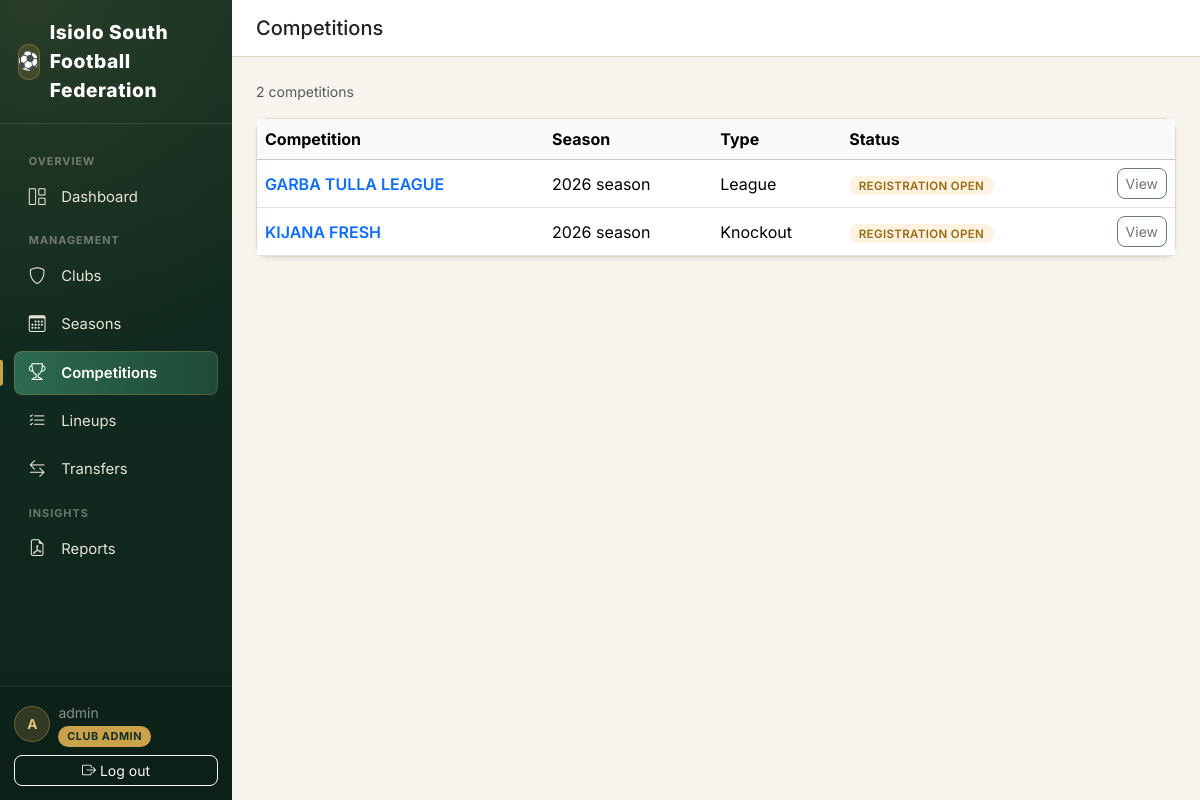
The app's page /competitions/ (signed in) with its own data.
### accounts/models.py (models this page shows, shortened)
class CustomUser(AbstractUser):
    class Role(models.TextChoices):
        SUPER_ADMIN = "SUPER_ADMIN", "Super Admin"
        SUBCOUNTY_ADMIN = "SUBCOUNTY_ADMIN", "Sub-County Admin"
        CLUB_ADMIN = "CLUB_ADMIN", "Club Admin"
        REFEREE = "REFEREE", "Referee"
    role = models.CharField(
        max_length=20,
        choices=Role.choices,
        default=Role.CLUB_ADMIN,
        help_text="Determines what this user can see and do in FCMS.",
    )
    phone_number = models.CharField(max_length=20, blank=True)
    club = models.ForeignKey(
        "clubs.Club",
        on_delete=models.SET_NULL,
        null=True,
        blank=True,
        related_name="admins",
        help_text="Only set for Club Admin role.",
    )
    @property
    def is_super_admin(self):
        return self.role == self.Role.SUPER_ADMIN
    @property
    def is_subcounty_admin(self):
        return self.role == self.Role.SUBCOUNTY_ADMIN

### competitions/models.py (models this page shows, shortened)
class Competition(models.Model):
    class CompetitionType(models.TextChoices):
        LEAGUE = "LEAGUE", "League"
        KNOCKOUT = "KNOCKOUT", "Knockout"
        GROUP_KNOCKOUT = "GROUP_KNOCKOUT", "Group + Knockout"
        FRIENDLY = "FRIENDLY", "Friendly"
    class Status(models.TextChoices):
        DRAFT = "DRAFT", "Draft"
        REGISTRATION = "REGISTRATION", "Registration Open"
        ONGOING = "ONGOING", "Ongoing"
        COMPLETED = "COMPLETED", "Completed"
    season = models.ForeignKey(Season, on_delete=models.CASCADE, related_name="competitions")
    name = models.CharField(max_length=150, help_text='e.g. "Garbatulla Sub-County League"')
    competition_type = models.CharField(max_length=20, choices=CompetitionType.choices)
    status = models.CharField(max_length=20, choices=Status.choices, default=Status.DRAFT)
    double_round_robin = models.BooleanField(
        default=False,
        help_text="League only: teams play each other twice (home & away) instead of once.",
    )
    points_win = models.PositiveSmallIntegerField(default=3)
    points_draw = models.PositiveSmallIntegerField(default=1)
    points_loss = models.PositiveSmallIntegerField(default=0)
    two_legged_ties = models.BooleanField(
        default=False, help_text="Knockout only: each tie is played home & away (aggregate score)."
    )
    extra_time_enabled = models.BooleanField(default=True, help_text="Knockout only.")
    penalties_enabled = models.BooleanField(
        default=True, help_text="Knockout only: penalty shootout if still level after extra time."
    )
    has_third_place_playoff = models.BooleanField(default=False, help_text="Knockout only.")
    teams_qualifying_per_group = models.PositiveSmallIntegerField(
        default=2,
        help_text="Group + Knockout only: how many teams from each group advance to the knockout stage.",
    )
    created_at = models.DateTimeField(auto_now_add=True)
    class Meta:
        ordering = ["-created_at"]
        unique_together = ("season", "name")

### seasons/models.py (models this page shows, shortened)
class Season(models.Model):
    name = models.CharField(max_length=100, unique=True, help_text='e.g. "2026 Season"')
    start_date = models.DateField()
    end_date = models.DateField(null=True, blank=True)
    is_active = models.BooleanField(
        default=False,
        help_text="Only one season should be active at a time. Used as the default for new fixtures/dashboards.",
    )
    created_at = models.DateTimeField(auto_now_add=True)
    class Meta:
        ordering = ["-start_date"]

### competitions/views.py (the view)
# urls.py: path("", views.competition_list, name="list"),
@login_required
def competition_list(request):
    competitions = Competition.objects.select_related("season").all()
    return render(request, "competitions/competition_list.html", {"competitions": competitions})

### competitions/templates/competitions/competition_list.html (shortened to what this page needs)
{% extends "base.html" %}
{% block page_title %}Competitions{% endblock %}
{% block content %}
<div class="d-flex justify-content-between align-items-center mb-3">
    <div class="text-muted small">{{ competitions|length }} competition{{ competitions|length|pluralize }}</div>
</div>
{% if competitions %}
<div class="card shadow-sm">
    <table class="table table-hover align-middle mb-0">
        <thead class="table-light">
            <tr>
                <th>Competition</th>
                <th>Season</th>
                <th>Type</th>
                <th>Status</th>
                <th></th>
            </tr>
        </thead>
        <tbody>
        {% for comp in competitions %}
            <tr>
                <td><a href="{% url 'competitions:detail' comp.pk %}" class="text-decoration-none fw-semibold">{{ comp.name }}</a></td>
                <td>{{ comp.season.name }}</td>
                <td>{{ comp.get_competition_type_display }}</td>
                <td><span class="status-pill status-{% if comp.status == 'ONGOING' %}ACTIVE{% elif comp.status == 'COMPLETED' %}INACTIVE{% else %}PENDING{% endif %}">{{ comp.get_status_display }}</span></td>
                <td class="text-end"><a href="{% url 'competitions:detail' comp.pk %}" class="btn btn-sm btn-outline-secondary">View</a></td>
            </tr>
        {% endfor %}
        </tbody>
    </table>
</div>
{% else %}
<div class="card shadow-sm p-5 text-center text-muted">
    <i class="bi bi-trophy fs-1 mb-2"></i>
    <p class="mb-0">No competitions yet.</p>
</div>
{% endif %}
{% endblock %}

### templates/base.html (shortened to what this page needs)
{% load static %}
<!DOCTYPE html>
<html lang="en">
<head>
    <link href="https://cdnjs.cloudflare.com/ajax/libs/bootstrap/5.3.3/css/bootstrap.min.css" rel="stylesheet">
    <link href="https://cdnjs.cloudflare.com/ajax/libs/bootstrap-icons/1.11.3/font/bootstrap-icons.min.css" rel="stylesheet">
</head>
<body>
<div class="d-flex" style="min-height: 100vh;">
    {% if user.is_authenticated %}
    <nav class="sidebar d-none d-lg-flex">
        <div class="brand">
            <span class="brand-badge">⚽</span> Isiolo South Football Federation
        </div>
        <div class="sidebar-scroll">
            <div class="nav-section-label">Overview</div>
            <ul class="nav nav-pills flex-column gap-1 mb-1">
                <li class="nav-item">
                    <a class="nav-link {% if request.resolver_match.app_name == 'dashboard' %}active{% endif %}" href="{% url 'dashboard:home' %}">
                        <i class="bi bi-grid-1x2 me-2"></i>Dashboard
                    </a>
                </li>
            </ul>
            <div class="nav-section-label">Management</div>
            <ul class="nav nav-pills flex-column gap-1 mb-1">
                <li class="nav-item">
                    <a class="nav-link {% if request.resolver_match.app_name == 'clubs' %}active{% endif %}" href="{% url 'clubs:list' %}">
                        <i class="bi bi-shield me-2"></i>Clubs
                    </a>
                </li>
                <li class="nav-item">
                    <a class="nav-link {% if request.resolver_match.app_name == 'seasons' %}active{% endif %}" href="{% url 'seasons:list' %}">
                        <i class="bi bi-calendar3 me-2"></i>Seasons
                    </a>
                </li>
                <li class="nav-item">
                    <a class="nav-link {% if request.resolver_match.app_name == 'competitions' %}active{% endif %}" href="{% url 'competitions:list' %}">
                        <i class="bi bi-trophy me-2"></i>Competitions
                    </a>
                </li>
                <li class="nav-item">
                    <a class="nav-link {% if request.resolver_match.app_name == 'lineups' %}active{% endif %}" href="{% url 'lineups:home' %}">
                        <i class="bi bi-list-check me-2"></i>Lineups
                    </a>
                </li>
                <li class="nav-item">
                    <a class="nav-link {% if request.resolver_match.app_name == 'transfers' %}active{% endif %}" href="{% url 'transfers:dashboard' %}">
                        <i class="bi bi-arrow-left-right me-2"></i>Transfers
                    </a>
                </li>
            </ul>
            <div class="nav-section-label">Insights</div>
            <ul class="nav nav-pills flex-column gap-1">
                <li class="nav-item">
                    <a class="nav-link {% if request.resolver_match.app_name == 'reports' %}active{% endif %}" href="{% url 'reports:home' %}">
                        <i class="bi bi-file-earmark-pdf me-2"></i>Reports
                    </a>
                </li>
            </ul>
        </div>
        <div class="sidebar-footer">
            <div class="d-flex align-items-center gap-2 mb-2">
                <div class="user-avatar">{{ user.get_full_name|default:user.username|slice:":1"|upper }}</div>
                <div style="min-width:0;">
                    <div class="small text-white-50 text-truncate">{{ user.get_full_name|default:user.username }}</div>
                    <span class="role-badge">{{ user.get_role_display }}</span>
                </div>
            </div>
            <form method="post" action="{% url 'accounts:logout' %}">
                <button class="btn btn-sm btn-outline-light w-100" type="submit">
                    <i class="bi bi-box-arrow-right me-1"></i>Log out
                </button>
            </form>
        </div>
    </nav>
    {% endif %}
    <main class="flex-grow-1 d-flex flex-column" style="min-width:0; height: 100vh; overflow-y: auto;" id="mainScroll">
        {% if user.is_authenticated %}
        <div class="top-bar px-3 px-lg-4 py-3" id="topBar">
            <div class="d-flex align-items-center gap-3">
                <h5 class="mb-0">{% block page_title %}{% endblock %}</h5>
            </div>
        </div>
        {% endif %}
        <div class="content-area flex-grow-1">
            {% block content %}{% endblock %}
        </div>
    </main>
</div>
</body>
</html>

### templates/base.html (style rules this page uses)
:root { --pitch-green: #1B4332; --pitch-green-dark: #122E22; --pitch-green-light: #2D6A4F; --line-white: #F7F4ED; --chalk: #E9E4D8; --gold: #C9A24B; --gold-light: #E4C77D; --card-border: #DDD7C8; --sidebar-width: 232px; }
html { scroll-behavior: smooth; }
* { scrollbar-width: thin; scrollbar-color: var(--card-border) transparent; }
body { background: var(--line-white); font-family: 'Inter', 'Segoe UI', system-ui, -apple-system, sans-serif; color: #1F2421; }
a { -webkit-tap-highlight-color: transparent; }
.sidebar { background: radial-gradient(circle at 15% 0%, rgba(201,162,75,0.12), transparent 45%), linear-gradient(180deg, var(--pitch-green-dark) 0%, #0E241B 100%); height: 100vh; color: var(--chalk); width: var(--sidebar-width); position: sticky; top: 0; flex-shrink: 0; display: flex; flex-direction: column; padding: 0 !important; overflow: hidden; }
.sidebar .brand { font-weight: 800; letter-spacing: 0.03em; font-size: 1.2rem; color: #fff; border-bottom: 1px solid rgba(255,255,255,0.1); display: flex; align-items: center; gap: 0.6rem; padding: 1.15rem 1.1rem; flex-shrink: 0; }
.sidebar .brand .brand-badge { width: 36px; height: 36px; border-radius: 10px; background: rgba(201,162,75,0.18); box-shadow: inset 0 0 0 1px rgba(201,162,75,0.35); display: flex; align-items: center; justify-content: center; font-size: 1.1rem; }
.sidebar-scroll { flex: 1 1 auto; overflow-y: auto; overflow-x: hidden; padding: 1rem 0.9rem; }
.nav-section-label { font-size: 0.68rem; font-weight: 700; letter-spacing: 0.09em; text-transform: uppercase; color: rgba(233,228,216,0.42); padding: 0.4rem 0.9rem 0.35rem; margin-top: 0.4rem; }
.sidebar .nav-link { color: var(--chalk); border-radius: 8px; padding: 0.6rem 0.9rem; font-size: 0.93rem; display: flex; align-items: center; gap: 0.15rem; position: relative; transition: background 0.15s ease, color 0.15s ease, padding-left 0.15s ease; }
.sidebar .nav-link i { font-size: 1.05rem; width: 22px; }
.sidebar .nav-link.active { background: linear-gradient(90deg, var(--pitch-green-light), rgba(45,106,79,0.5)); color: #fff; font-weight: 600; box-shadow: inset 0 0 0 1px rgba(201,162,75,0.25); }
.sidebar .nav-link.active::before { content: ""; position: absolute; left: -0.9rem; top: 50%; transform: translateY(-50%); width: 3px; height: 60%; background: var(--gold); border-radius: 0 3px 3px 0; }
.sidebar .role-badge { background: var(--gold); color: var(--pitch-green-dark); font-size: 0.68rem; font-weight: 700; letter-spacing: 0.05em; padding: 0.2rem 0.55rem; border-radius: 999px; text-transform: uppercase; }
.sidebar-footer { flex-shrink: 0; padding: 0.9rem; border-top: 1px solid rgba(255,255,255,0.1); background: rgba(0,0,0,0.12); }
.user-avatar { width: 36px; height: 36px; border-radius: 50%; background: rgba(201,162,75,0.2); color: var(--gold-light); display: flex; align-items: center; justify-content: center; font-weight: 700; font-size: 0.85rem; flex-shrink: 0; box-shadow: inset 0 0 0 1px rgba(201,162,75,0.35); }
.top-bar { border-bottom: 1px solid var(--card-border); background: rgba(255,255,255,0.92); backdrop-filter: saturate(180%) blur(8px); position: sticky; top: 0; z-index: 1030; transition: box-shadow 0.2s ease; }
.card { border: 1px solid var(--card-border); border-radius: 12px; transition: box-shadow 0.2s ease, transform 0.2s ease; }
.btn { border-radius: 8px; transition: transform 0.1s ease, box-shadow 0.15s ease; }
.status-pill { font-size: 0.72rem; font-weight: 600; padding: 0.18rem 0.6rem; border-radius: 999px; text-transform: uppercase; letter-spacing: 0.03em; }
.status-PENDING { background: #FDF3E0; color: #9A6A12; }
.content-area { padding: 1.5rem; }

### records on screen
CustomUser: get_full_name "A", get_full_name "admin", role "CLUB ADMIN"
Competition: name "GARBA TULLA LEAGUE", season.name "2026 season", competition_type "League", status "REGISTRATION OPEN"
Competition: name "KIJANA FRESH", season.name "2026 season", competition_type "Knockout", status "REGISTRATION OPEN"

### other values on screen
{{ competitions|length }} "2"
